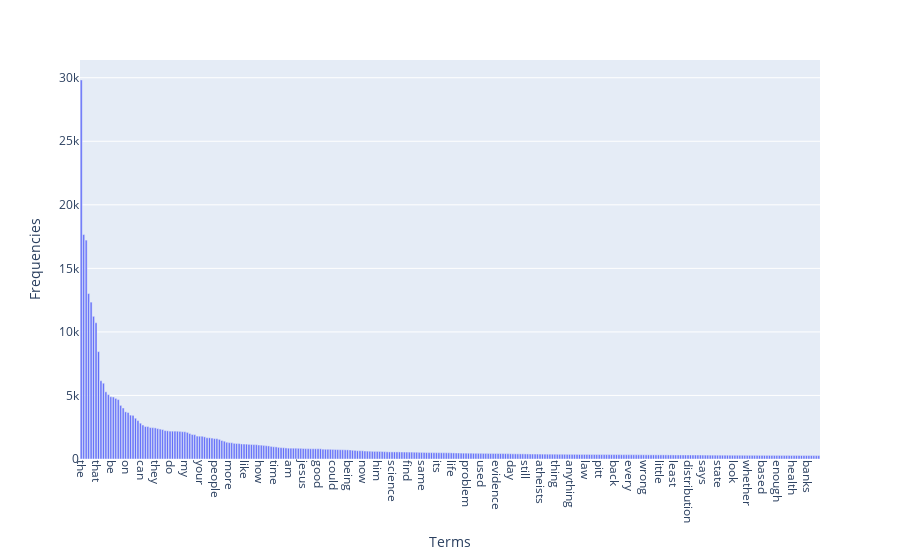

Notebook cell for this chart:
### Markdown cell above
### >>> **Exercise 15 (take home):** 
Additionally, you can attempt to sort the terms on the `x-axis` by frequency instead of in alphabetical order. This way the visualization is more meaninfgul and you will be able to observe the so called [long tail](https://en.wikipedia.org/wiki/Long_tail) (get familiar with this term since it will appear a lot in data mining and other statistics courses). see picture below

![alt txt](https://upload.wikimedia.org/wikipedia/commons/thumb/8/8a/Long_tail.svg/1000px-Long_tail.svg.png)

### Code cell
sorted_terms = [term for _, term in sorted(zip(term_frequencies, count_vect.get_feature_names_out()), reverse=True)]
sorted_frequencies = sorted(term_frequencies, reverse=True)

data = {
    'Terms': sorted_terms[0:300],
    'Frequencies': sorted_frequencies[0:300]
}
df = pd.DataFrame(data)

fig = plot_ex.bar(df, x='Terms', y='Frequencies')
fig.update_xaxes(tickangle=90)

fig.show()

### Figure 1 — Plotly figure (JSON) as saved in the notebook; plotly's stock layout.template omitted (floating-point values rounded to 4 significant figures; data arrays with more than 128 entries replaced by an {"elided": "..."} marker saying what was removed)
{"data": [{"alignmentgroup": "True", "hovertemplate": "Terms=%{x}<br>Frequencies=%{y}<extra></extra>", "legendgroup": "", "marker": {"color": "#636efa", "pattern": {"shape": ""}}, "name": "", "offsetgroup": "", "orientation": "v", "showlegend": false, "textposition": "auto", "type": "bar", "x": {"elided": "300 str values"}, "xaxis": "x", "y": {"elided": "300 int values"}, "yaxis": "y"}], "layout": {"barmode": "relative", "legend": {"tracegroupgap": 0}, "margin": {"t": 60}, "xaxis": {"anchor": "y", "domain": [0, 1], "tickangle": 90, "title": {"text": "Terms"}}, "yaxis": {"anchor": "x", "domain": [0, 1], "title": {"text": "Frequencies"}}}}
